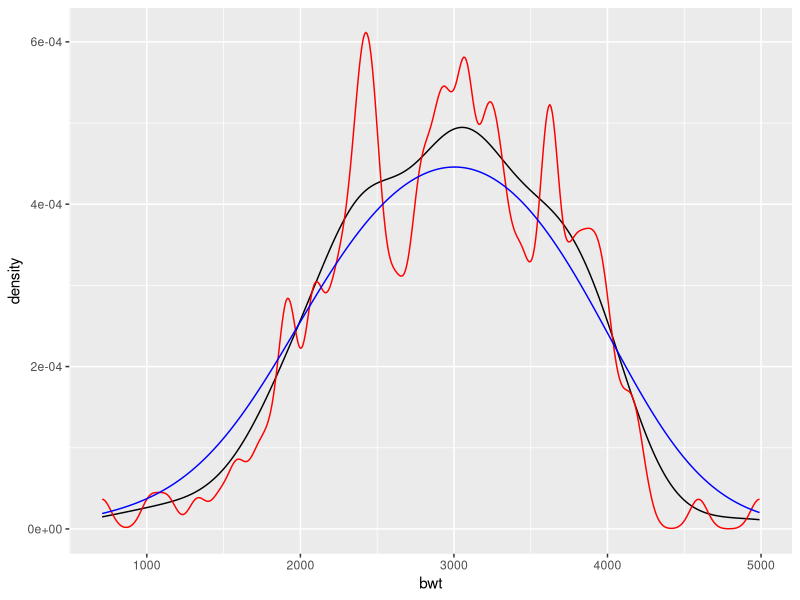
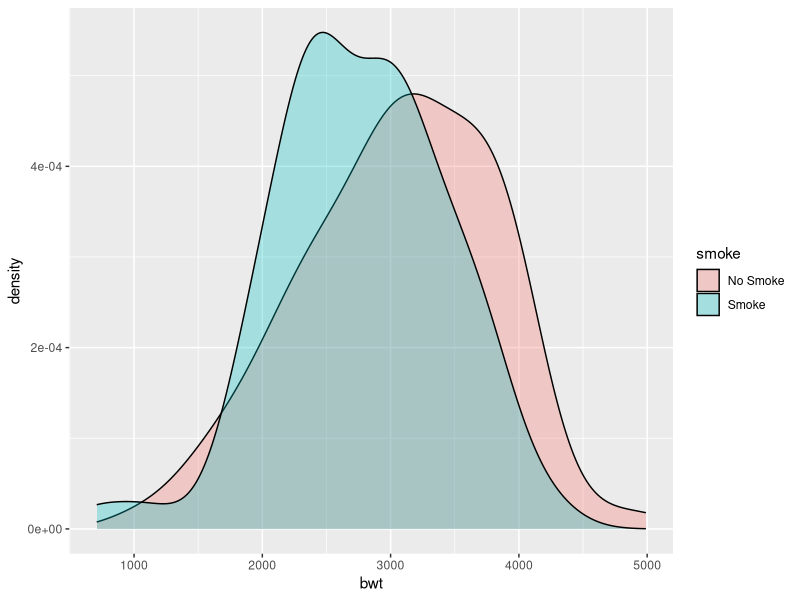
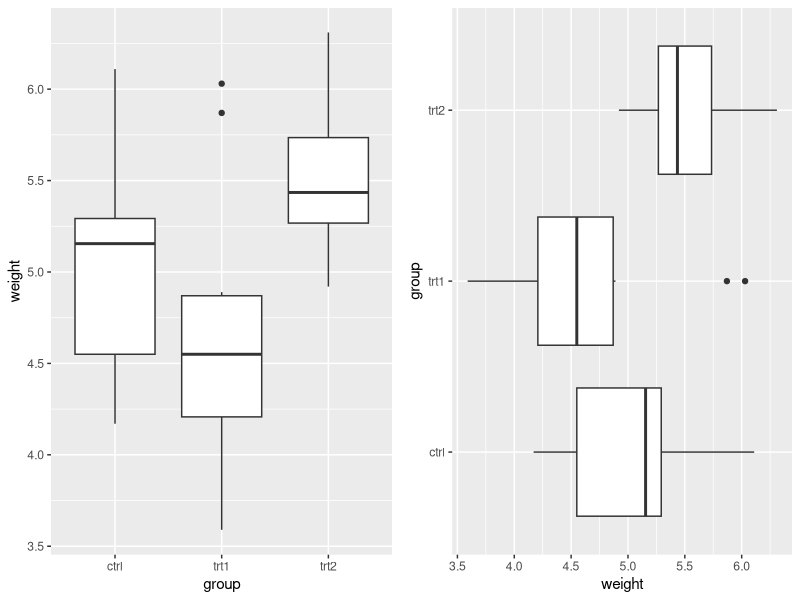

R code for these plots, in order: (Note: this script raises an error after producing the figures.)
# Back to the Kernel Density Estiamte (KDE)
library(tidyverse)
library(MASS)

ggplot(birthwt, aes(x = bwt)) +
  geom_density() +
  geom_density(adjust = 0.25, color = "red") + # smaller bandwidth -> noisy
  geom_density(adjust = 2, color = "blue") # large bandwidth -> smoother

# Usually choice h by cross-validation (BRUH!)


birthwt_mod <- birthwt
birthwt_mod$smoke <- ifelse(birthwt_mod$smoke == 1, "Smoke", "No Smoke")

ggplot(birthwt_mod, aes(x = bwt, fill = smoke)) +
  geom_density(alpha = 0.3) # to control the transparency 

# Saving plots

setwd("C:/Users/harry/OneDrive/Desktop/Classes/2nd Year/STAT 362/STAT 362 Images")
pdf("STAT362TestImage")


# Swapping x and y coordinates

# Boxplot
plot1 <- ggplot(PlantGrowth, aes(x = group, y = weight)) +
  geom_boxplot()

plot2 <- plot1 +
  coord_flip()

# From this package
library(ggpubr)
ggarrange(plot1, plot2)


# Adding titles to a plot
hw_plot <- ggplot(heightweight, aes(x = ageYear, y = heightIn)) +
  geom_point() 
hw_plot1 <- hw_plot +
  ggtitle("Age and Height of Schoolchildren")
hw_plot2 <- hw_plot +
  ggtitle("Age and Height \nof Schoolchildren")
ggarrange(hw_plot1, hw_plot2)